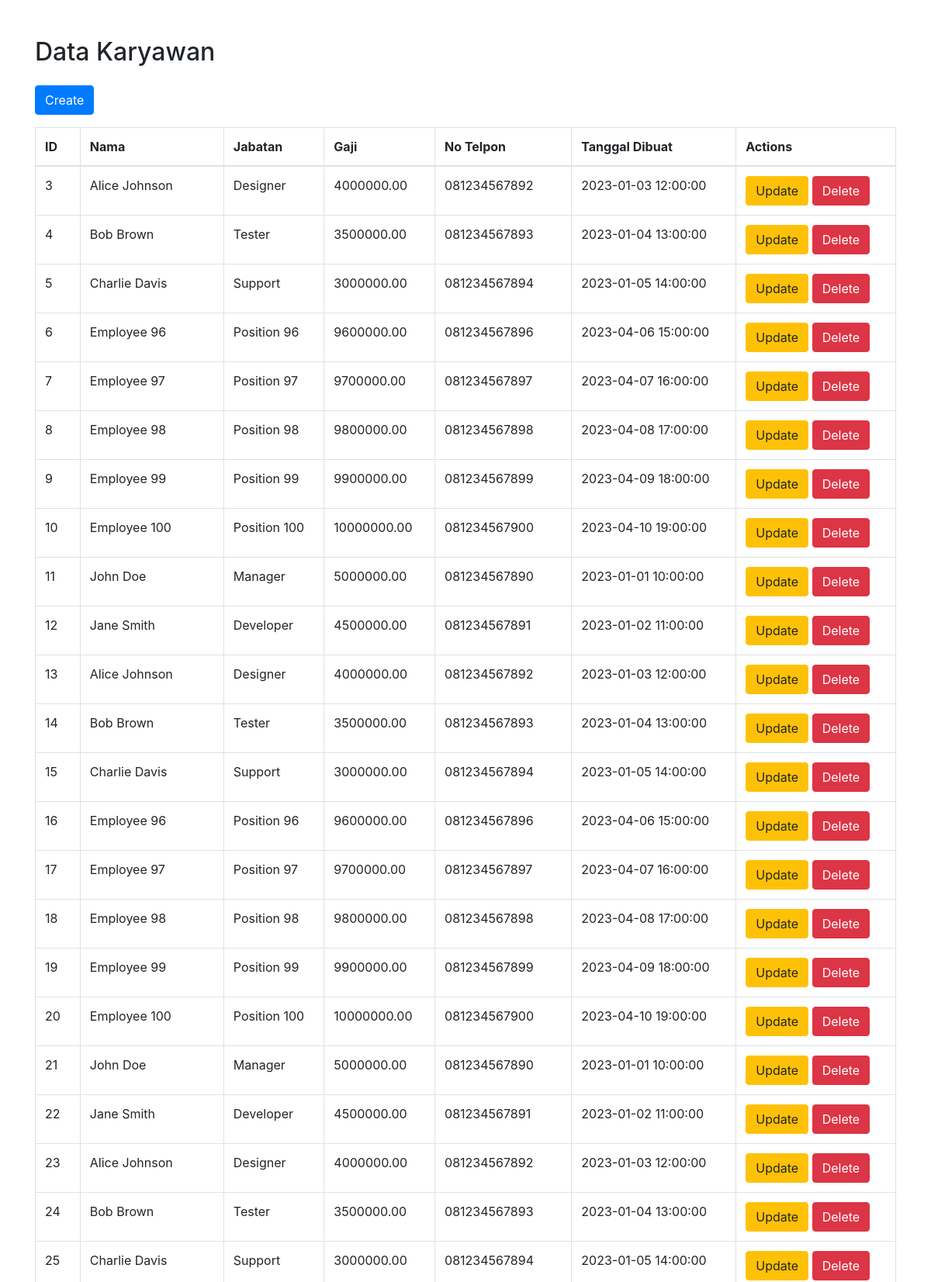
The page / (upper part) on the database its author committed.
### tables this page shows
CREATE TABLE `employees` (
  `id` int(11) NOT NULL AUTO_INCREMENT COMMENT 'Primary Key',
  `name` varchar(255) DEFAULT NULL COMMENT 'Name',
  `position` varchar(255) DEFAULT NULL COMMENT 'Position',
  `salary` decimal(10,2) DEFAULT NULL COMMENT 'Salary',
  `phone_number` varchar(15) DEFAULT NULL COMMENT 'Phone Number',
  `create_time` datetime DEFAULT NULL COMMENT 'Create Time',
  PRIMARY KEY (`id`)
);

### index.php (the view, shortened to what this page needs)
<?php
include 'connection.php';
class Database {
    private $conn;
    public function __construct($conn) {
        $this->conn = $conn;
    }
    public function read($table): mysqli_result {
        $sql = "SELECT * FROM $table";
        $result = $this->conn->query($sql);
        return $result;
    }
}
$db = new Database($conn);
$employees = $db->read('employees');
?>
<!DOCTYPE html>
<html lang="en">
<head>
    <link rel="stylesheet" href="https://maxcdn.bootstrapcdn.com/bootstrap/4.0.0/css/bootstrap.min.css">
</head>
<body>
    <div class="container mt-5">
        <h2 class="mb-4">Data Karyawan</h2>
        <a href="create.php" class="btn btn-primary mb-3">Create</a>
        <table class="table table-bordered">
            <thead>
                <tr>
                    <th>ID</th>
                    <th>Nama</th>
                    <th>Jabatan</th>
                    <th>Gaji</th>
                    <th>No Telpon</th>
                    <th>Tanggal Dibuat</th>
                    <th>Actions</th>
                </tr>
            </thead>
            <tbody>
                <?php if ($employees->num_rows > 0): ?>
                    <?php while($row = $employees->fetch_assoc()): ?>
                        <tr>
                            <td><?php echo $row['id']; ?></td>
                            <td><?php echo $row['name']; ?></td>
                            <td><?php echo $row['position']; ?></td>
                            <td><?php echo $row['salary']; ?></td>
                            <td><?php echo $row['phone_number']; ?></td>
                            <td><?php echo $row['create_time']; ?></td>
                            <td>
                                <a href="update.php?id=<?php echo $row['id']; ?>" class="btn btn-warning">Update</a>
                                <a href="index.php?delete=<?php echo $row['id']; ?>" class="btn btn-danger">Delete</a>
                            </td>
                        </tr>
                    <?php endwhile; ?>
                <?php else: ?>
                    <tr>
                        <td colspan="7">No data found</td>
                    </tr>
                <?php endif; ?>
            </tbody>
        </table>
    </div>
</body>
</html>

### rows shown on the page
employees: id "3", name "Alice Johnson", position "Designer", salary "4000000.00", phone_number "081234567892", create_time "2023-01-03 12:00:00"
employees: id "4", name "Bob Brown", position "Tester", salary "3500000.00", phone_number "081234567893", create_time "2023-01-04 13:00:00"
employees: id "5", name "Charlie Davis", position "Support", salary "3000000.00", phone_number "081234567894", create_time "2023-01-05 14:00:00"
employees: id "6", name "Employee 96", position "Position 96", salary "9600000.00", phone_number "081234567896", create_time "2023-04-06 15:00:00"
employees: id "7", name "Employee 97", position "Position 97", salary "9700000.00", phone_number "081234567897", create_time "2023-04-07 16:00:00"
employees: id "8", name "Employee 98", position "Position 98", salary "9800000.00", phone_number "081234567898", create_time "2023-04-08 17:00:00"
employees: id "9", name "Employee 99", position "Position 99", salary "9900000.00", phone_number "081234567899", create_time "2023-04-09 18:00:00"
employees: id "10", name "Employee 100", position "Position 100", salary "10000000.00", phone_number "081234567900", create_time "2023-04-10 19:00:00"
employees: id "11", name "John Doe", position "Manager", salary "5000000.00", phone_number "081234567890", create_time "2023-01-01 10:00:00"
employees: id "12", name "Jane Smith", position "Developer", salary "4500000.00", phone_number "081234567891", create_time "2023-01-02 11:00:00"
employees: id "13", name "Alice Johnson", position "Designer", salary "4000000.00", phone_number "081234567892", create_time "2023-01-03 12:00:00"
employees: id "14", name "Bob Brown", position "Tester", salary "3500000.00", phone_number "081234567893", create_time "2023-01-04 13:00:00"
employees: id "15", name "Charlie Davis", position "Support", salary "3000000.00", phone_number "081234567894", create_time "2023-01-05 14:00:00"
employees: id "16", name "Employee 96", position "Position 96", salary "9600000.00", phone_number "081234567896", create_time "2023-04-06 15:00:00"
employees: id "17", name "Employee 97", position "Position 97", salary "9700000.00", phone_number "081234567897", create_time "2023-04-07 16:00:00"
employees: id "18", name "Employee 98", position "Position 98", salary "9800000.00", phone_number "081234567898", create_time "2023-04-08 17:00:00"
employees: id "19", name "Employee 99", position "Position 99", salary "9900000.00", phone_number "081234567899", create_time "2023-04-09 18:00:00"
employees: id "20", name "Employee 100", position "Position 100", salary "10000000.00", phone_number "081234567900", create_time "2023-04-10 19:00:00"
employees: id "21", name "John Doe", position "Manager", salary "5000000.00", phone_number "081234567890", create_time "2023-01-01 10:00:00"
employees: id "22", name "Jane Smith", position "Developer", salary "4500000.00", phone_number "081234567891", create_time "2023-01-02 11:00:00"
employees: id "23", name "Alice Johnson", position "Designer", salary "4000000.00", phone_number "081234567892", create_time "2023-01-03 12:00:00"
employees: id "24", name "Bob Brown", position "Tester", salary "3500000.00", phone_number "081234567893", create_time "2023-01-04 13:00:00"
employees: id "25", name "Charlie Davis", position "Support", salary "3000000.00", phone_number "081234567894", create_time "2023-01-05 14:00:00"
